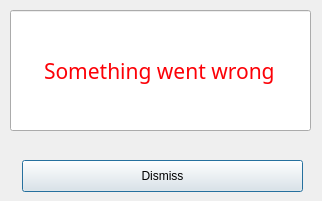
<?xml version="1.0" encoding="UTF-8"?>
<ui version="4.0">
 <class>ErrorMessage</class>
 <widget class="QDialog" name="ErrorMessage">
  <property name="geometry">
   <rect>
    <x>0</x>
    <y>0</y>
    <width>322</width>
    <height>201</height>
   </rect>
  </property>
  <property name="windowTitle">
   <string>Dialog</string>
  </property>
  <widget class="QLineEdit" name="errorText">
   <property name="geometry">
    <rect>
     <x>10</x>
     <y>10</y>
     <width>301</width>
     <height>121</height>
    </rect>
   </property>
   <property name="font">
    <font>
     <family>Noto Sans</family>
     <pointsize>16</pointsize>
     <weight>50</weight>
     <bold>false</bold>
    </font>
   </property>
   <property name="styleSheet">
    <string notr="true">color: rgb(252, 1, 7);</string>
   </property>
   <property name="text">
    <string>Something went wrong</string>
   </property>
   <property name="alignment">
    <set>Qt::AlignCenter</set>
   </property>
  </widget>
  <widget class="QPushButton" name="backToMain">
   <property name="geometry">
    <rect>
     <x>22</x>
     <y>160</y>
     <width>281</width>
     <height>32</height>
    </rect>
   </property>
   <property name="text">
    <string>Dismiss</string>
   </property>
  </widget>
 </widget>
 <resources/>
 <connections/>
</ui>
